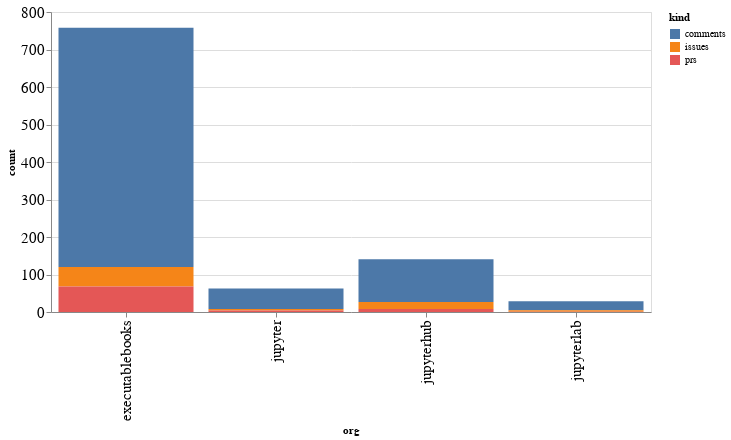

The cell this chart's notebook holds for it:
### Code cell
alt.Chart(org_summaries, width=600).mark_bar().encode(
    x='org',
    y='count',
    color='kind',
    tooltip="org"
)

### Figure 1 — Vega-Lite specification as saved in the notebook (floating-point values rounded to 4 significant figures)
{"config": {"axisLeft": {"labelFontSize": 15}, "axisBottom": {"labelFontSize": 15}}, "data": {"name": "data-9c8510907191f2b061fce88f382de156"}, "mark": "bar", "encoding": {"color": {"type": "nominal", "field": "kind"}, "tooltip": {"type": "nominal", "field": "org"}, "x": {"type": "nominal", "field": "org"}, "y": {"type": "quantitative", "field": "count"}}, "width": 600, "$schema": "https://vega.github.io/schema/vega-lite/v4.8.1.json", "datasets": {"data-9c8510907191f2b061fce88f382de156": [{"org": "executablebooks", "kind": "comments", "count": 638}, {"org": "executablebooks", "kind": "issues", "count": 52}, {"org": "executablebooks", "kind": "prs", "count": 68}, {"org": "jupyter", "kind": "comments", "count": 55}, {"org": "jupyter", "kind": "issues", "count": 4}, {"org": "jupyter", "kind": "prs", "count": 4}, {"org": "jupyterhub", "kind": "comments", "count": 114}, {"org": "jupyterhub", "kind": "issues", "count": 19}, {"org": "jupyterhub", "kind": "prs", "count": 8}, {"org": "jupyterlab", "kind": "comments", "count": 24}, {"org": "jupyterlab", "kind": "issues", "count": 4}, {"org": "jupyterlab", "kind": "prs", "count": 1}]}}
